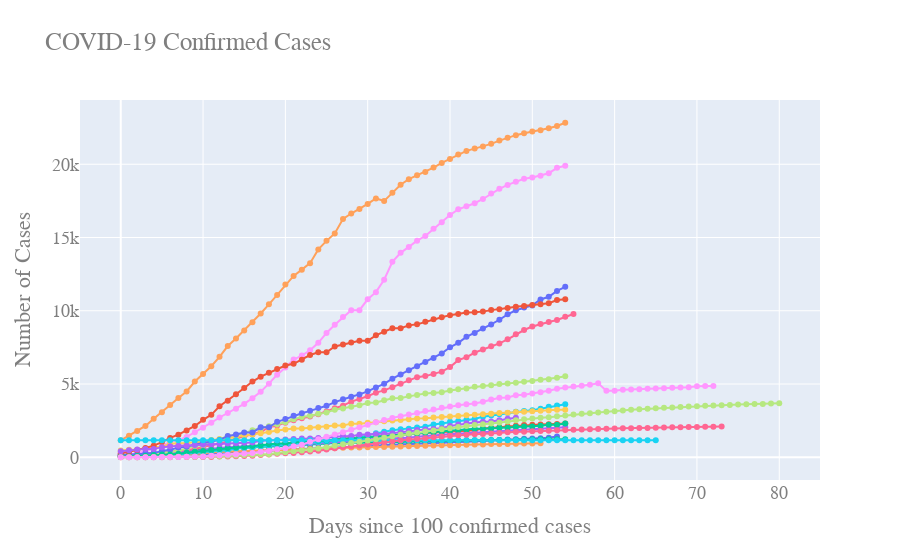

This figure's notebook cell:
### Code cell
# plot cases / deaths
plot_col = 'Confirmed'
#plot_col = 'Deaths'
fig = go.Figure()
fig = add_traces(df_by_location, 'Alameda, California, US', 1.671, plot_col, fig)
fig = add_traces(df_by_location, 'San Francisco, California, US', 0.881549, plot_col, fig)
fig = add_traces(df_by_location, 'Santa Clara, California, US', 1.933, plot_col, fig)
fig = add_traces(df_by_location, 'San Mateo, California, US', 0.766573, plot_col, fig)
fig = add_traces(df_by_location, 'Contra Costa, California, US', 1.154, plot_col, fig)
fig = add_traces(df_by_location, 'Los Angeles, California, US', 10.039107, plot_col, fig)
fig = add_traces(df_by_location, 'District of Columbia, District of Columbia, US', 0.702455, plot_col, fig)
fig = add_traces(df_by_location, 'Miami-Dade, Florida, US', 2.716940, plot_col, fig)
fig = add_traces(df_by_location, 'Suffolk, Massachusetts, US', 0.803907, plot_col, fig)
fig = add_traces(df_by_location, 'King, Washington, US', 2.253, plot_col, fig)
fig = add_traces(df_by_location, 'Cook, Illinois, US', 5.15, plot_col, fig)
fig = add_traces(df_by_location, 'Wayne, Michigan, US', 1.749343, plot_col, fig)
fig = add_traces(df_by_location, 'Clark, Nevada, US', 2.267, plot_col, fig)
fig = add_traces(df_by_location, 'Cumberland, Maine, US', 0.295003, plot_col, fig)
fig = add_traces(df_by_location, 'New York City, New York, US', 8.336817, plot_col, fig)
fig = add_traces(df_by_location, 'Hubei, China', 58.5, plot_col, fig)
fig = add_traces(df_by_location, 'Germany', 83.02, plot_col, fig)
fig = add_traces(df_by_location, 'Italy', 60.36, plot_col, fig)
fig = add_traces(df_by_location, 'Spain', 46.94, plot_col, fig)


fig.update_layout(
    title="COVID-19 Confirmed Cases",
    xaxis_title="Days since {} confirmed cases".format(MIN_CASE_COUNT),
    yaxis_title="Number of Cases",
    showlegend=False,
    font=dict(
        family="Courier New, monospace",
        size=18,
        color="#7f7f7f"
    )
)
fig.show()
